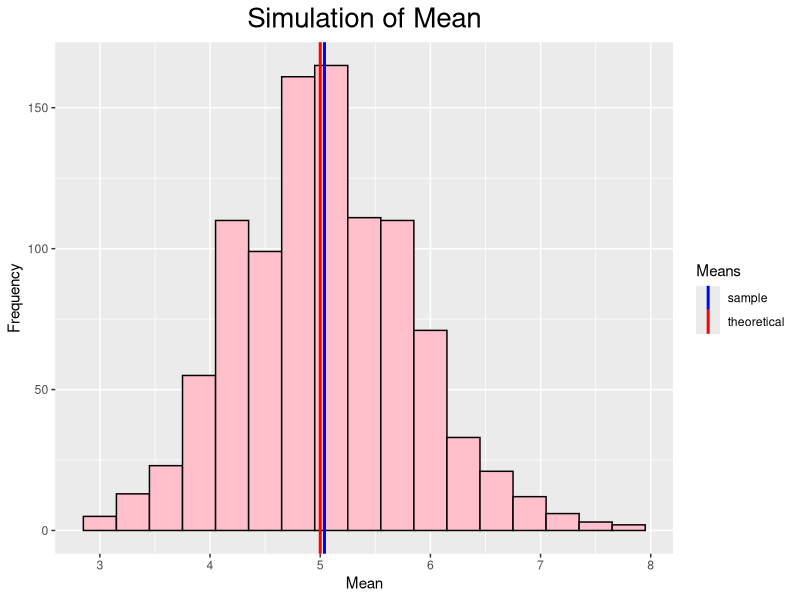
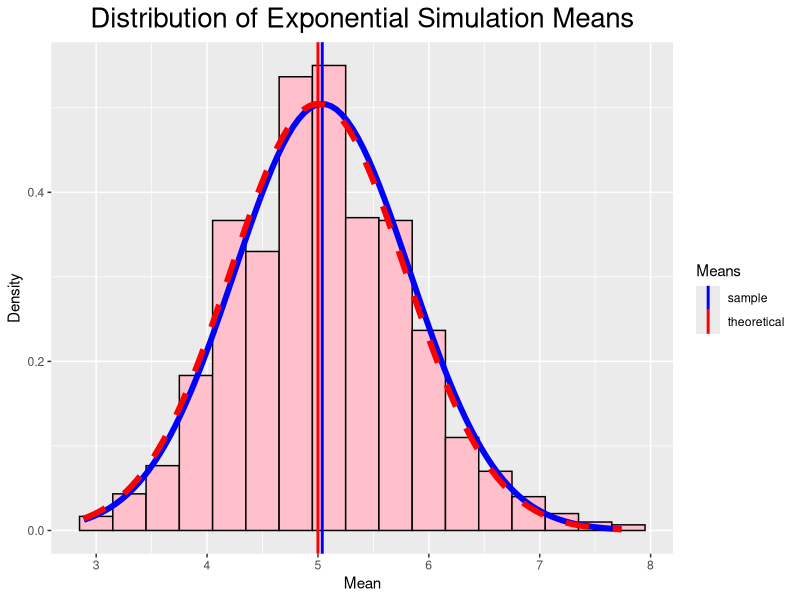

Recreate these plots in R, in order.
## ---- chunk 1
library(ggplot2)

knitr::opts_chunk$set(echo = TRUE, fig.path='figures/')

## ---- chunk 2
# set seed for reproducability

set.seed(2019)

# set sampling values:

lambda <- 0.2   # rate parameter
n <- 40         # number of samples in each simulation
nsim <- 1000    # number of simulations numSimulations

# simulate the population
simMeans <- data.frame(expMean = sapply(1 : nsim, function(x) {mean(rexp(n, lambda))}))
## ---- chunk 3
# calculate sample mean and theoretical mean
sampleMean <- mean(simMeans$expMean)
theoMean <- 1/lambda
compMeans <- data.frame(sampleMean, theoMean)
names(compMeans) <- c("Sample Mean", "Theoretical Mean")
print(compMeans)
## ---- chunk 4
# plot the distribution (sample mean versus theoretical mean)

ggplot(simMeans, aes(x = expMean, y = ..count..)) +
    geom_histogram(binwidth = 0.3, color = "black", fill = "pink")  +
    geom_vline(aes(xintercept = sampleMean, color = "sample"), size = 1) +
    geom_vline(aes(xintercept = theoMean, color = "theoretical"), size = 1) +
    xlab("Mean") +
    ylab("Frequency") +
    theme(plot.title = element_text(size = 20, hjust = 0.5)) +
    scale_color_manual(name = "Means", values = c(sample = "blue", theoretical = "red")) +
    ggtitle("Simulation of Mean")


## ---- chunk 5

t.test(simMeans$expMean, conf.level = 0.95)
## ---- chunk 6

# calculate sample variance and theoretical variance

sampleVariance <- var(simMeans$expMean)

theoVariance <- ((1/lambda)^2)/n

compVariance <- data.frame(sampleVariance, theoVariance)

names(compVariance) <- c("Sample Variance", "Theoretical Variance")

print(compVariance)
## ---- chunk 7

# plot the distribution
ggplot(simMeans, aes(x = expMean)) +
    geom_histogram(aes(y = ..density..), binwidth = .3, color = "black", fill = 'pink')  +
    geom_vline(aes(xintercept = sampleMean, color = "sample"), size = 1) +
    geom_vline(aes(xintercept = theoMean, color = "theoretical"), size = 1) +
    xlab("Mean") +
    ylab("Density") +
    theme(plot.title = element_text(size = 20, hjust = 0.5)) +
    scale_color_manual(name = "Means", values = c(sample = "blue", theoretical = "red")) +
    stat_function(fun = dnorm, args = list(mean = sampleMean, 
                                           sd = sqrt(sampleVariance)), color = "blue", size = 2) +
  
    stat_function(fun = dnorm, args = list(mean = theoMean, sd = sqrt(theoVariance)), 
                  color = "red", size = 2, linetype = "dashed") + 
  ggtitle("Distribution of Exponential Simulation Means")

